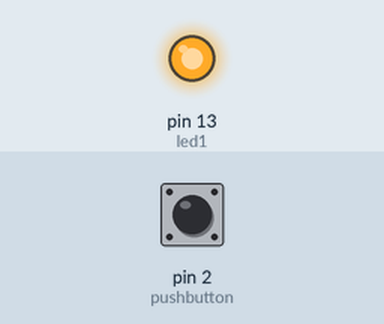
Recording of a sketch running on a simulated Arduino Uno, built with avr-gcc and run on an emulated ATmega328P. On the bench: output pins drawn as LEDs (lit = HIGH). The inputs (shaded band) are chosen by the test bench; at power-on: pin 2 (pushbutton) LOW.

Above: at 1.2 s.
1.3 s: pin 2 (pushbutton) pulled HIGH for 0.15 s
At 1.8 s:
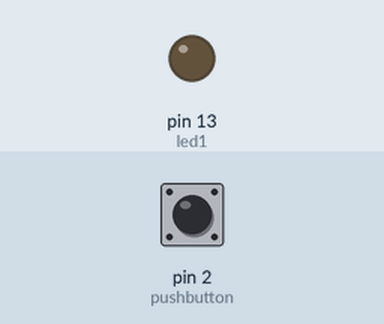
2.9 s: pin 2 (pushbutton) pulled HIGH for 1 s
At 4.2 s:
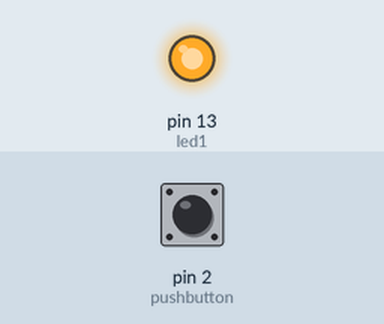
5.4 s: pin 2 (pushbutton) pulled HIGH for 3.2 s
At 6.1 s:
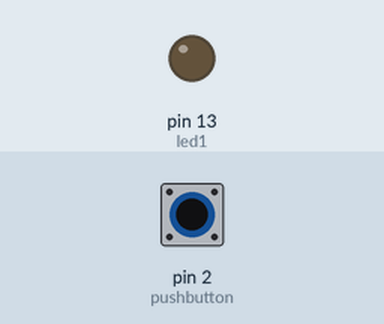
Timing chart, 0 to 8.4 s (numbered marks = the images above; inputs shaded):
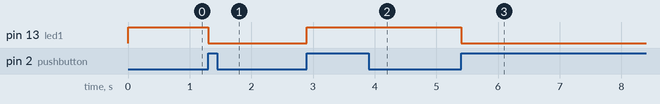

The sketch:

LED_Holding_3.ino
```cpp
int led1 = 13;
int pushbutton = 2;
int buttondata;
int buttonpre = LOW;
int ledState = HIGH;

void setup()
{
 pinMode(led1,OUTPUT);
 pinMode(pushbutton,INPUT);
}

void loop()
{
    buttondata = digitalRead(pushbutton);
    if (buttondata == HIGH && buttonpre ==LOW)
    {
      if(ledState == HIGH)
      {
        ledState=LOW;
      }
      else
      {
        ledState=HIGH;
      }
    }
    digitalWrite(led1,ledState);
    buttonpre = buttondata;
}
```

Measured:
- after the input at 1.3 s, pin 13 (led1): HIGH → LOW at once
- after the input at 2.9 s, pin 13 (led1): LOW → HIGH at once
- after the input at 5.4 s, pin 13 (led1): HIGH → LOW at once
